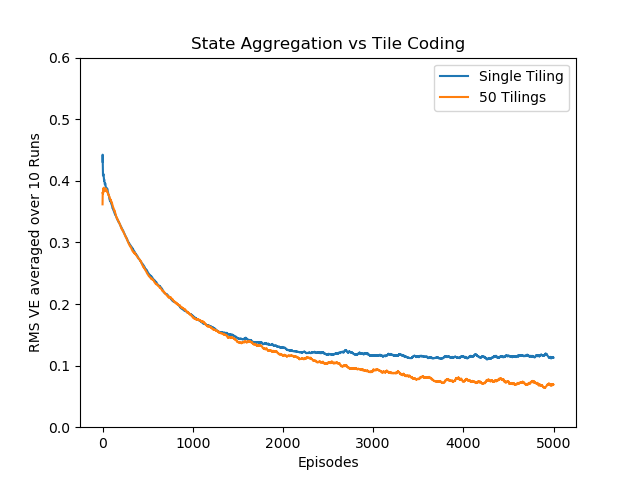

Write Python code to recreate this figure.
import numpy as np
import matplotlib.pyplot as plt
from tqdm import tqdm

class RandomWalk:

	def __init__(self, _n):

		self.n=_n

	def generateEpisode(self, start=500):

		episode=[]

		current=start
		reward=0

		while current>0 and current<self.n+1:

			action=np.random.randint(1,101)
			
			if np.random.rand()<=0.5:

				action*=-1

			new=current+action
			

			if new<=0:
				
				reward=-1

			elif new>self.n:

				reward=1

			episode.append(current)
			current=new

		return episode, reward

def dynamicProgrammingTrueValue(walk, error=1e-2):

	value=np.random.rand()*2-np.ones(walk.n+1)

	while True:

		total_delta=0

		for state in range(1, walk.n+1):

			delta=-value[state]

			for sign in [-1, 1]:

				for action in range(1,101):

					new=state+action*sign
					
					reward=0
					val=0

					if new>walk.n:

						reward=1

					elif new<=0:

						reward=-1

					else:

						val=value[new]

					delta+=(reward+val)/200

			total_delta+=np.abs(delta)		
			value[state]+=delta

		print('Total Delta: {}'.format(total_delta))

		if total_delta<error:

			break

	return value

def getFeatureVector(state, n, width, tilings):
	
	x=np.zeros((n//width+1)*tilings, dtype='float')

	for t in range(tilings):

		group=(state-1-4*t)//width+1
		x[t*((n//width)+1)+group]=1

	return x

def monteCarloMultipleTiling(walk, episodes, width, tilings, true_values):

	w=np.zeros((walk.n//width+1)*tilings, dtype='float')
	x=[getFeatureVector(i, walk.n, width, tilings) for i in range(1, walk.n+1)]
	alpha=0.0001/tilings
	errors=np.zeros(episodes)
	total=0
	mu={}

	for i in tqdm(range(episodes)):

		episode, reward=walk.generateEpisode()

		for state in episode:

			w=np.add(w, alpha*(reward-np.dot(w, x[state-1]))*x[state-1])
			total+=1
			
			prev=0
			if state in mu.keys():

				prev=mu[state]
			
			mu[state]=1+prev

		for state in range(1, walk.n+1):

			value=np.dot(w, x[state-1])
			dist=0

			if state in mu.keys():

				dist=mu[state]

			errors[i]+=(dist/total)*np.power(value-true_values[state], 2)

	errors=np.sqrt(errors)

	return errors

def Main():

	walk=RandomWalk(1000)
	runs=10
	width=200
	episodes=5000
	true_values=dynamicProgrammingTrueValue(walk)

	errors_single_tiling=np.zeros(episodes)
	errors_50_tilings=np.zeros(episodes)

	for run in range(runs):

		print('Run: {}'.format(run+1))

		errors_single_tiling+=monteCarloMultipleTiling(walk, episodes, width, 1, true_values)
		errors_50_tilings+=monteCarloMultipleTiling(walk, episodes, width, 50, true_values)

	errors_single_tiling/=runs
	errors_50_tilings/=runs

	plt.plot(errors_single_tiling, label='Single Tiling')
	plt.plot(errors_50_tilings, label='50 Tilings')

	plt.title('State Aggregation vs Tile Coding')
	plt.xlabel('Episodes')
	plt.ylabel('RMS VE averaged over {} Runs'.format(runs))
	plt.ylim(0, 0.6)
	plt.legend()
	plt.savefig('figure_9_10.png')
	plt.close()

Main()